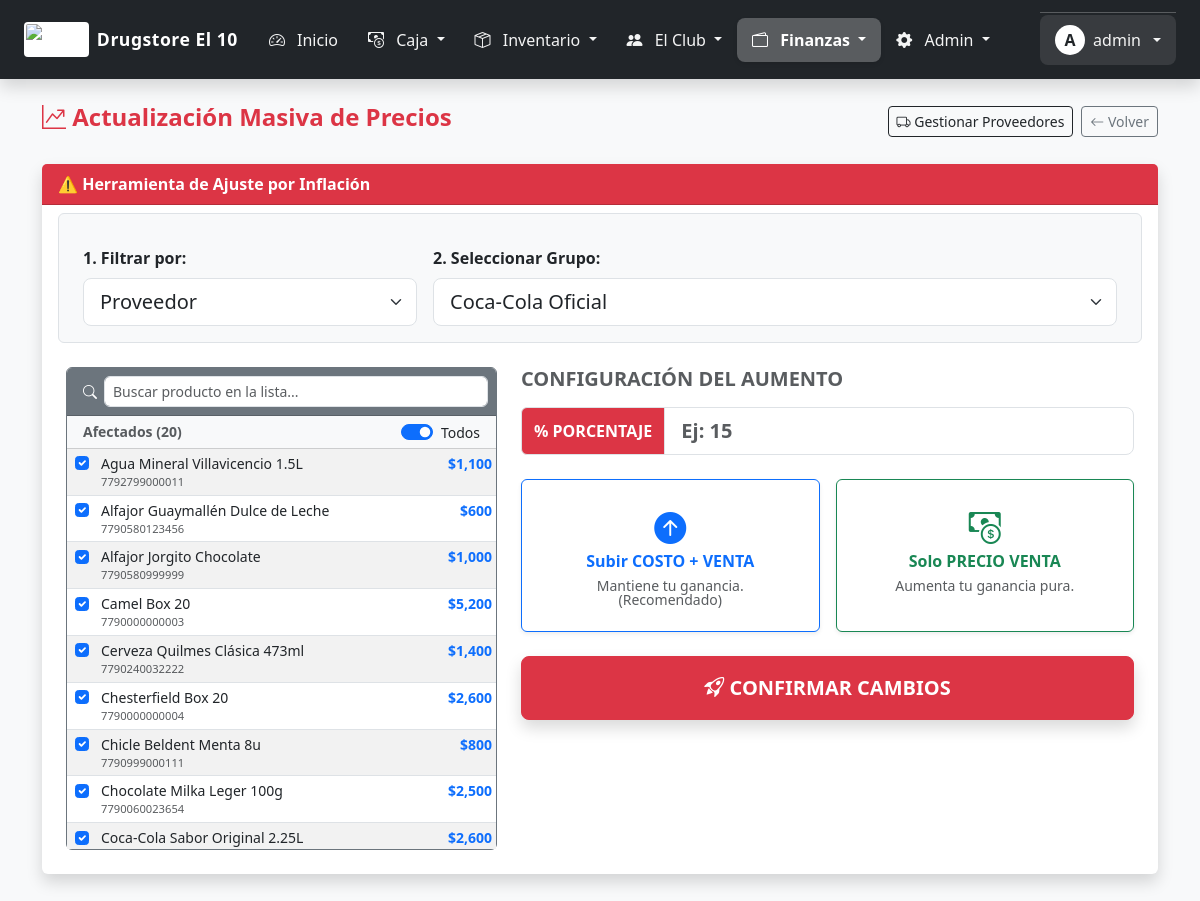
The page /precios_masivos.php?id=1 (signed in) on the database its author committed.
### tables this page shows
CREATE TABLE `productos` (
  `id` int(11) NOT NULL,
  `codigo_barras` varchar(100) DEFAULT NULL,
  `descripcion` varchar(255) NOT NULL,
  `descripcion_larga` text DEFAULT NULL,
  `id_categoria` int(11) DEFAULT NULL,
  `id_proveedor` int(11) DEFAULT NULL,
  `tipo` enum('unitario','combo','pesable') DEFAULT 'unitario',
  `precio_costo` decimal(12,2) NOT NULL DEFAULT 0.00,
  `precio_venta` decimal(12,2) NOT NULL DEFAULT 0.00,
  `precio_oferta` decimal(12,2) DEFAULT NULL,
  `stock_actual` decimal(12,3) NOT NULL DEFAULT 0.000,
  `stock_minimo` decimal(12,3) DEFAULT 5.000,
  `imagen_url` varchar(255) DEFAULT 'default.jpg',
  `es_destacado_web` tinyint(1) DEFAULT 0,
  `es_apto_celiaco` tinyint(1) DEFAULT 0,
  `es_apto_vegano` tinyint(1) DEFAULT 0,
  `activo` tinyint(1) DEFAULT 1,
  `fecha_vencimiento` date DEFAULT NULL,
  `dias_alerta` int(11) DEFAULT NULL,
  `es_vegano` tinyint(1) DEFAULT 0,
  `es_celiaco` tinyint(1) DEFAULT 0
);

### precios_masivos.php (the view, shortened to what this page needs)
<?php
require_once 'includes/db.php';
$proveedores = $conexion->query("SELECT * FROM proveedores ORDER BY empresa ASC")->fetchAll();
$tipo_filtro = $_GET['tipo'] ?? 'proveedor';
$id_filtro = $_GET['id'] ?? '';
$productos_filtrados = [];
if ($id_filtro) {
    $where = ($tipo_filtro == 'proveedor') ? "id_proveedor = ?" : "id_categoria = ?";
    $stmt = $conexion->prepare("SELECT * FROM productos WHERE $where AND activo = 1 ORDER BY descripcion ASC");
    $stmt->execute([$id_filtro]);
    $productos_filtrados = $stmt->fetchAll();
}
?>
<!DOCTYPE html>
<html lang="es">
<head>
    <link href="https://cdn.jsdelivr.net/npm/bootstrap@5.3.0/dist/css/bootstrap.min.css" rel="stylesheet">
    <link rel="stylesheet" href="https://cdn.jsdelivr.net/npm/bootstrap-icons@1.10.0/font/bootstrap-icons.css">
</head>
<body class="bg-light">
    <?php include 'includes/menu.php'; ?>
    <div class="container pb-5">
        <div class="d-flex justify-content-between align-items-center mb-4">
            <h4 class="fw-bold text-danger"><i class="bi bi-graph-up-arrow"></i> Actualización Masiva de Precios</h4>
            <div class="d-flex gap-2">
                <a href="proveedores.php" class="btn btn-outline-dark btn-sm" target="_blank"><i class="bi bi-truck"></i> Gestionar Proveedores</a>
                <a href="productos.php" class="btn btn-outline-secondary btn-sm"><i class="bi bi-arrow-left"></i> Volver</a>
            </div>
        </div>
        <div class="card shadow border-0">
            <div class="card-header bg-danger text-white fw-bold">
                ⚠️ Herramienta de Ajuste por Inflación
            </div>
            <div class="card-body p-4">
                <div class="row g-3 mb-4 bg-light p-3 rounded border align-items-center">
                    <div class="col-md-4">
                        <label class="form-label fw-bold">1. Filtrar por:</label>
                        <select id="select_tipo" class="form-select form-select-lg" onchange="actualizarVista()">
                            <option value="proveedor" <?php echo $tipo_filtro == 'proveedor' ? 'selected' : ''; ?>>Proveedor</option>
                        </select>
                    </div>
                    <div class="col-md-8">
                        <label class="form-label fw-bold">2. Seleccionar Grupo:</label>
                        <select id="combo_proveedor" class="form-select form-select-lg"
                                style="display: <?php echo $tipo_filtro == 'proveedor' ? 'block' : 'none'; ?>"
                                onchange="cargarProductos('proveedor', this.value)">
                            <?php foreach($proveedores as $p): ?>
                                <option value="<?php echo $p->id; ?>" <?php echo $id_filtro == $p->id ? 'selected' : ''; ?>>
                                    <?php echo $p->empresa; ?>
                                </option>
                            <?php endforeach; ?>
                        </select>
                    </div>
                </div>
                <?php if($id_filtro): ?>
                <form method="POST">
                    <div class="row">
                        <div class="col-lg-5 mb-4 mb-lg-0">
                            <div class="card h-100 border-secondary">
                                <div class="card-header bg-secondary text-white p-2">
                                    <div class="input-group input-group-sm">
                                        <span class="input-group-text border-0 bg-transparent text-white"><i class="bi bi-search"></i></span>
                                        <input type="text" id="buscadorTabla" class="form-control form-control-sm rounded" placeholder="Buscar producto en la lista..." onkeyup="filtrarTabla()">
                                    </div>
                                </div>
                                <div class="card-header bg-light d-flex justify-content-between align-items-center py-1">
                                    <small class="fw-bold text-muted">Afectados (<span id="contadorVisible"><?php echo count($productos_filtrados); ?></span>)</small>
                                    <div class="form-check form-switch min-h-0 m-0">
                                        <input class="form-check-input" type="checkbox" id="checkAll" checked onchange="toggleAll(this)">
                                        <label class="form-check-label small" for="checkAll">Todos</label>
                                    </div>
                                </div>
                                <div class="card-body p-0">
                                    <div style="max-height: 400px; overflow-y: auto;">
                                        <?php if(empty($productos_filtrados)): ?>
                                            <div class="p-3 text-center text-muted">No hay productos.</div>
                                        <?php else: ?>
                                            <table class="table table-sm table-striped mb-0 small" id="tablaProductos">
                                                <tbody>
                                                    <?php foreach($productos_filtrados as $p): ?>
                                                    <tr class="fila-producto">
                                                        <td class="text-center" width="30">
                                                            <input type="checkbox" name="productos_seleccionados[]" value="<?php echo $p->id; ?>" class="form-check-input item-check" checked>
                                                        </td>
                                                        <td>
                                                            <span class="nombre-prod"><?php echo $p->descripcion; ?></span>
                                                            <div class="text-muted" style="font-size:0.8em;"><?php echo $p->codigo_barras; ?></div>
                                                        </td>
                                                        <td class="text-end fw-bold text-primary">$<?php echo number_format($p->precio_venta, 0); ?></td>
                                                    </tr>
                                                    <?php endforeach; ?>
                                                </tbody>
                                            </table>
                                        <?php endif; ?>
                                    </div>
                                </div>
                            </div>
                        </div>
                        <div class="col-lg-7">
                            <h5 class="fw-bold mb-3 text-uppercase text-muted">Configuración del Aumento</h5>
                            <div class="input-group mb-4">
                                <span class="input-group-text bg-danger text-white fw-bold">% PORCENTAJE</span>
                                <input type="number" name="porcentaje" class="form-control form-control-lg fw-bold" placeholder="Ej: 15" step="0.01" required autofocus>
                            </div>
                            <div class="row g-3 mb-4">
                                <div class="col-md-6">
                                    <div class="card h-100 border-primary shadow-sm position-relative" style="cursor: pointer;" onclick="document.getElementById('a_costo').checked=true">
                                        <div class="card-body text-center p-4">
                                            <i class="bi bi-arrow-up-circle-fill text-primary fs-2 mb-2"></i>
                                            <h6 class="fw-bold text-primary">Subir COSTO + VENTA</h6>
                                            <small class="text-muted lh-1 d-block">Mantiene tu ganancia. (Recomendado)</small>
                                        </div>
                                    </div>
                                </div>
                                <div class="col-md-6">
                                    <div class="card h-100 border-success shadow-sm position-relative" style="cursor: pointer;" onclick="document.getElementById('a_venta').checked=true">
                                        <div class="card-body text-center p-4">
                                            <i class="bi bi-cash-coin text-success fs-2 mb-2"></i>
                                            <h6 class="fw-bold text-success">Solo PRECIO VENTA</h6>
                                            <small class="text-muted lh-1 d-block">Aumenta tu ganancia pura.</small>
                                        </div>
                                    </div>
                                </div>
                            </div>
                            <div class="d-grid">
                                <button type="submit" class="btn btn-danger btn-lg py-3 fw-bold shadow">
                                    <i class="bi bi-rocket-takeoff"></i> CONFIRMAR CAMBIOS
                                </button>
                            </div>
                        </div>
                    </div>
                </form>
                <?php endif; ?>
            </div>
        </div>
    </div>
</body>
</html>

### rows shown on the page
productos: descripcion "Agua Mineral Villavicencio 1.5L", codigo_barras "7792799000011", precio_venta "1,100"
productos: descripcion "Alfajor Guaymallén Dulce de Leche", codigo_barras "7790580123456", precio_venta "600"
productos: descripcion "Alfajor Jorgito Chocolate", codigo_barras "7790580999999", precio_venta "1,000"
productos: descripcion "Camel Box 20", codigo_barras "7790000000003", precio_venta "5,200"
productos: descripcion "Cerveza Quilmes Clásica 473ml", codigo_barras "7790240032222", precio_venta "1,400"
productos: descripcion "Chesterfield Box 20", codigo_barras "7790000000004", precio_venta "2,600"
productos: descripcion "Chicle Beldent Menta 8u", codigo_barras "7790999000111", precio_venta "800"
productos: descripcion "Chocolate Milka Leger 100g", codigo_barras "7790060023654", precio_venta "2,500"
productos: descripcion "Coca-Cola Sabor Original 2.25L", precio_venta "2,600"

### other values the page prints
$nombre_negocio "Drugstore El 10"
substr($_SESSION['usuario'] ?? 'U', 0, 1) "A"
$_SESSION['usuario'] "admin"
count($productos_filtrados) "20"
form field value "Coca-Cola Oficial"
